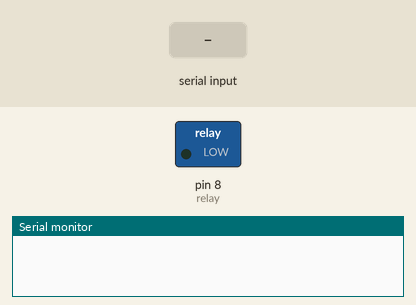
Simulated run of this sketch. Board: Arduino Uno, built with avr-gcc and run on an emulated ATmega328P. On the bench: switched loads named in the sketch (green lamp = pin HIGH), the last lines printed to the serial monitor. Inputs (shaded band) come from the test bench.

Above: at 1.2 s.
1.3 s: "ON" received over the second serial link
At 2.9 s:
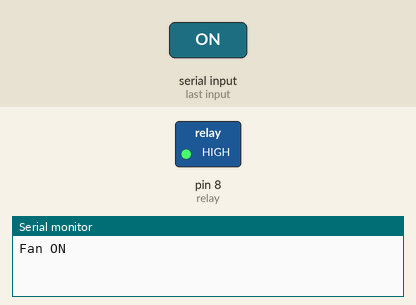
3.8 s: "OFF" received over the second serial link
At 6.0 s:
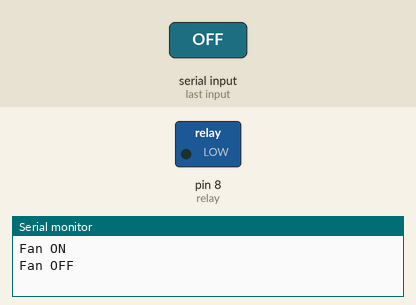
Timing chart, 0 to 7.5 s (numbered marks = the images above; inputs shaded):
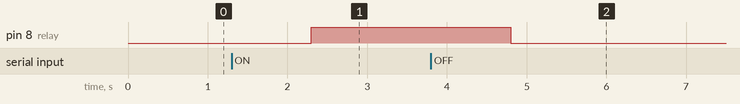

The sketch:

voicefan.ino
```cpp
#include <SoftwareSerial.h>
SoftwareSerial BT(10, 11); // RX, TX
int relay = 8;

void setup() {
  Serial.begin(9600);
  BT.begin(9600);
  pinMode(relay, OUTPUT);
}

void loop() {
  if (BT.available()) {
    String cmd = BT.readString();
    cmd.trim();
    if (cmd == "ON") {
      digitalWrite(relay, HIGH);
      Serial.println("Fan ON");
    } else if (cmd == "OFF") {
      digitalWrite(relay, LOW);
      Serial.println("Fan OFF");
    }
  }
}
```

Measured:
- after the input at 1.3 s, pin 8 (relay): LOW → HIGH after 1.0 s
- after the input at 3.8 s, pin 8 (relay): HIGH → LOW after 1.0 s
